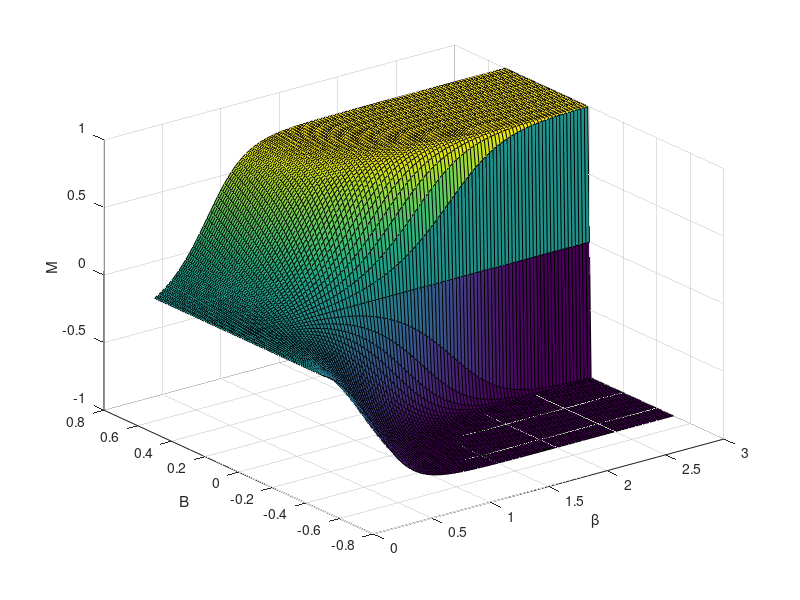

This chart was generated by the following MATLAB code:
clear all;
B = [-0.5:1/100:0.5];
beta = [0:3/100:3];
L = 1;

dim = size(beta)(2);

M = zeros(dim);

for i = 1:dim
  for j = 1:dim
    M(i,j) = L*(exp(2*beta(j))*cosh(beta(j)*B(i))*sinh(beta(j)*B(i))/sqrt(exp(2*beta(j))*(cosh(beta(j)*B(i)))^2 - 2*sinh(2*beta(j))) + exp(beta(j))*sinh(beta(j)*B(i))) / ( sqrt(exp(2*beta(j))*(cosh(beta(j)*B(i)))^2-2*sinh(2*beta(j))) + exp(beta(j))*cosh(beta(j)*B(i)) );
  end
end

surf(beta,B,M);
xlabel('β');
ylabel('B');
zlabel('M');

print("../tmp/magnetisierung.pdf");